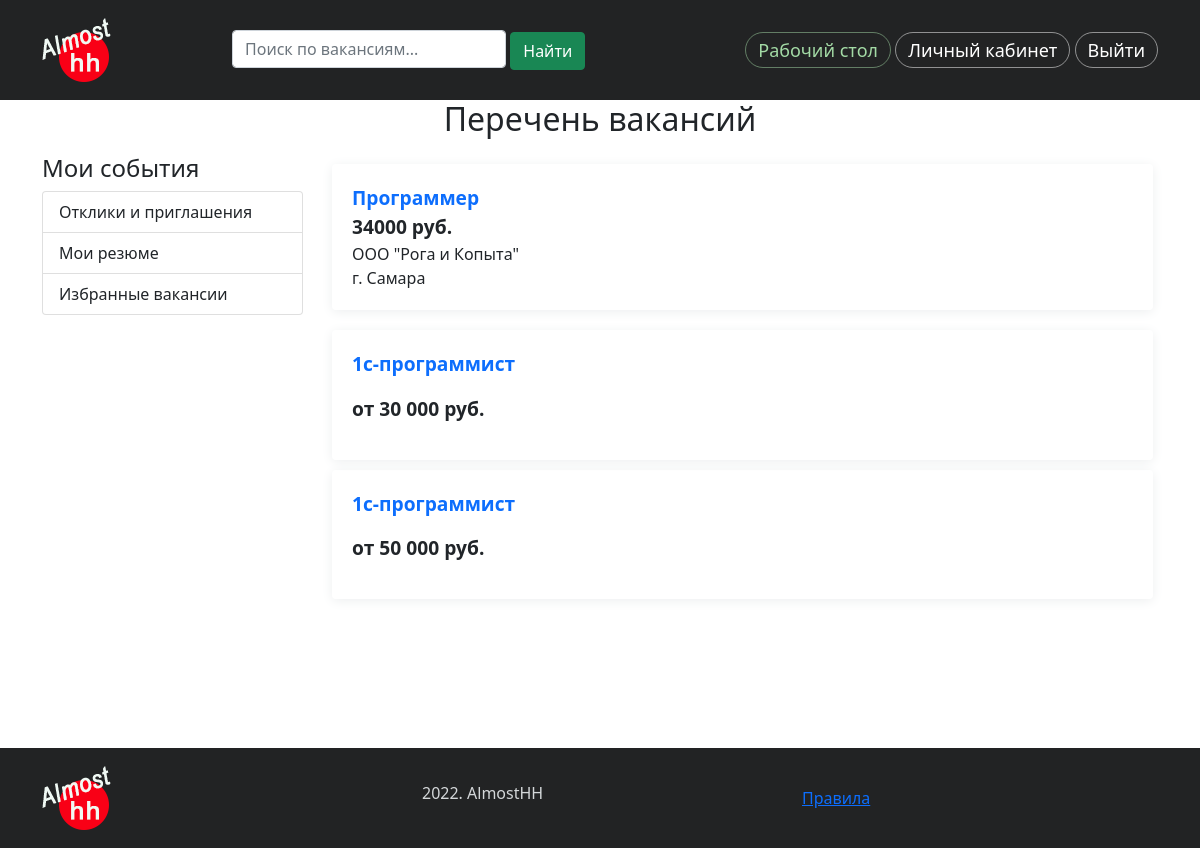
Screenshot of /portal/ (signed in) with the database file from the repository.
### portal/models.py (models this page shows, shortened)
class Vacancy(models.Model):
    STATUS_CHOICES = (
        ('draft', 'Черновик'),
        ('send', 'Отправлено'),
        ('published', 'Опубликовано'),
        ('rework', 'На доработку'),
    )
    title = models.CharField(max_length=100, verbose_name='Наименование')
    slug = models.SlugField(max_length=100, verbose_name='Слаг')
    salary = models.CharField(max_length=150, verbose_name='Зарплата')
    company = models.ForeignKey(CompanyCard, on_delete=models.CASCADE,
                                verbose_name='Компания',
                                related_name='vacancies')
    description = models.TextField(verbose_name='Описание вакансии')
    address = models.CharField(max_length=200, verbose_name='Адрес вакансии')
    publish = models.DateTimeField(default=timezone.now)
    created = models.DateTimeField(auto_now_add=True)
    updated = models.DateTimeField(auto_now=True)
    comment = models.TextField(verbose_name='Комментарий', blank=True)
    status = models.CharField(max_length=15, choices=STATUS_CHOICES,
                              default='draft',
                              verbose_name='Статус')
    resumes = models.ManyToManyField('Resume', through='FeedbackAndSuggestion',
                                     through_fields=('vacancy', 'resume'),
                                     related_name='vacancies')

class CompanyCard(models.Model):
    STATUS_CHOICES = (
        ('draft', 'Черновик'),
        ('send', 'Отправлено'),
        ('published', 'Опубликовано'),
        ('rework', 'На доработку'),
    )
    title = models.CharField(max_length=100, verbose_name='Наименование',
                             unique=True)
    slug = models.SlugField(max_length=100, unique=True, verbose_name='Слаг',
                            blank=True, null=True)
    description = models.TextField(max_length=700, verbose_name='Описание',
                                   blank=True)
    logo = models.ImageField(upload_to=f'companies/{slug}/', blank=True,
                             verbose_name='Лого')
    user = models.OneToOneField(User, on_delete=models.CASCADE,
                                verbose_name='Регистратор')
    contact = models.TextField(max_length=200, verbose_name='Контакты')
    publish = models.DateTimeField(default=timezone.now)
    created = models.DateTimeField(auto_now_add=True)
    updated = models.DateTimeField(auto_now=True)
    status = models.CharField(max_length=15, choices=STATUS_CHOICES,
                              default='draft',
                              verbose_name='Статус')

class Resume(models.Model):
    STATUS_CHOICES = (
        ('draft', 'Черновик'),
        ('send', 'Отправлено'),
        ('published', 'Опубликовано'),
        ('rework', 'На доработку'),
    )
    title = models.CharField(max_length=100,
                             verbose_name='Наименование вакансии')
    slug = models.SlugField(max_length=100, verbose_name='Слаг')
    salary = models.CharField(max_length=150, verbose_name='Зарплата')
    user = models.ForeignKey(User, on_delete=models.CASCADE,
                             verbose_name='Пользователь',
                             related_name='resumes')
    employment = models.CharField(max_length=150, verbose_name='Занятость')
    schedule = models.CharField(max_length=150, verbose_name='График работы')
    about_me = models.TextField(verbose_name='Обо мне')
    education = models.TextField(verbose_name='Образование')
    language = models.CharField(max_length=200, verbose_name='Знание языков')
    citizenship = models.CharField(max_length=50, verbose_name='Гражданство')
    publish = models.DateTimeField(default=timezone.now)
    created = models.DateTimeField(auto_now_add=True)
    updated = models.DateTimeField(auto_now=True)
    comment = models.TextField(verbose_name='Комментарий', blank=True)
    status = models.CharField(max_length=15, choices=STATUS_CHOICES,
                              default='draft',
                              verbose_name='Статус')

### portal/views.py (the view)
# urls.py: path('', views.dashboard, name='dashboard'),
@login_required()
def dashboard(request):
    vacancies = Vacancy.objects.all().filter(status='published')
    resumes = Resume.objects.all().filter(status='published')
    return render(request, 'portal/account/dashboard.html',
                  {'section': 'dashboard', 'vacancies': vacancies,
                   'resumes': resumes})

### portal/templates/portal/account/dashboard.html (shortened to what this page needs)
{% extends "news/base.html" %}
{% block content %}
<div class="container">
    <div class="row">
        <div class="col">
            {% if perms.portal.add_resume %}
            <h1 class="text-center mb-3">Перечень вакансий</h1>
            {% else %}
            <h1 class="text-center mb-3">Перечень резюме</h1>
            {% endif %}
        </div>
    </div>
    <div class="row">
        <div class="col-3">
            <div class="left-menu">
                    {% include 'portal/account/includes/dashboard_menu.html' %}
            </div>
        </div>
        <div class="col-9">
            <div class="row">
                {% if perms.portal.add_resume %}
                {% if vacancies %}
                <div class="vacancies">
                    {% for vac in vacancies %}
                    <div class="vac-item">
                        <p class="item_title"><a href="{% url 'portal:vacancy_detail' vac.id %}">{{ vac.title }}</a></p>
                        <p class="item_salary">{{ vac.salary }}</p>
                        <p class="item_comp_title">{{ vac.company.title }}</p>
                        <p class="item_comp_title">{{ vac.address }}</p>
                    </div>
                    {% endfor %}
                </div>
                {% endif %}
                {% endif %}
                {% if perms.portal.add_vacancy %}
                {% if resumes %}
                <div class="resumes">
                    {% for res in resumes %}
                    <div class="res-item">
                        <p class="item_title"><a href="{% url 'portal:resume_detail' res.id %}">{{ res.title }}</a></p>
                        <p class="item_salary">{{ res.salary }}</p>
                    </div>
                    {% endfor %}
                </div>
                {% endif %}
                {% endif %}
            </div>
        </div>
    </div>
</div>
{% endblock %}

### news/static/news/css/news.css (style rules this page uses)
h1 { font-size: 2.0rem; }
.vac-item, .res-item { margin: 10px 5px; padding: 20px; border: 0; border-radius: 4px; box-shadow: 0 2px 12px #edeff0; }
.vac-item > p, .send_message > p { margin-bottom: 0; }
.item_salary, .item_title > a { font-size: 1.2rem; font-weight: 700; }
.item_title > a { text-decoration: none; }

### rows the page displays
Vacancy: title "Программер", salary "34000 руб.", company "ООО \"Рога и Копыта\"", address "г. Самара"
Resume: title "1с-программист", salary "от 30 000 руб."
Resume: title "1с-программист", salary "от 50 000 руб."
